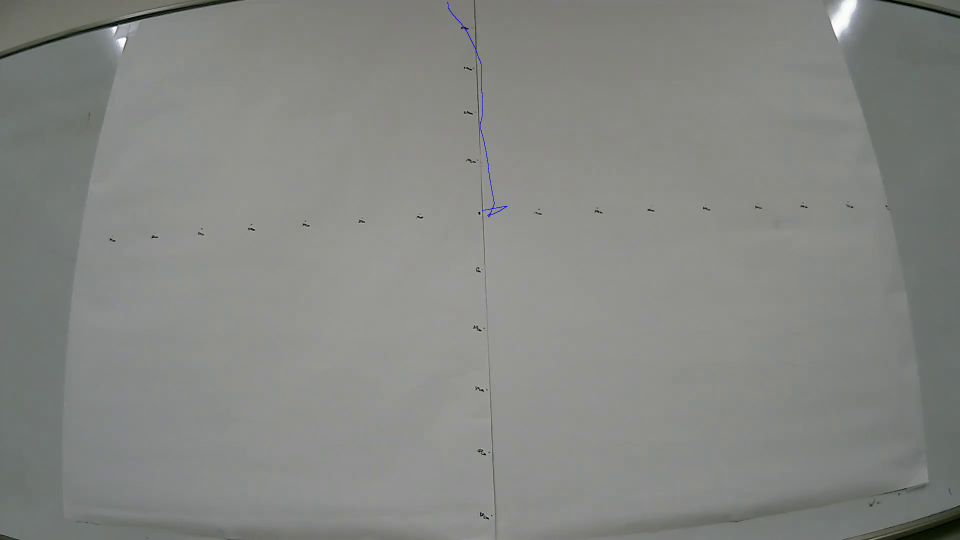
#> input picture frame 90 of src/notusinggimbal_tilt_4_26.mp4, 1920 x 1080 px, given in place of input.mp4, which was not available (shown at 1/2 size)
$ python 'import cv2.py'
#> lines starting #> are read from the running program, lines starting #| are printed output that depends on the picture; after the words box and inside, x2 and y2 are one past the last pixel; in counts of white or black regions, pixels touching at a corner belong together; pictures that were not available may be replaced by others from this repository, and a replacement may not be noted
import cv2
import csv

# 動画ファイル名と出力CSVファイル名を指定する
video_file = "input.mp4"
output_file = "output.csv"

# 動画を開く
cap = cv2.VideoCapture(video_file)

# 動画のフレームレートを取得する
fps = cap.get(cv2.CAP_PROP_FPS)

# CSVファイルに書き込むためのリストを初期化する
data = []

# 動く点の輪郭を検出するための閾値を設定する
threshold_value = 50

# 初期位置を取得する
ret, frame = cap.read()
#> frame is the input picture: shape (1080, 1920, 3); mean B, G, R 131.9, 134.6, 133.2
if not ret:
    print("Failed to read video file")
    exit()
init_pos = (x, y) = (0, 0)  # ここを初期位置に設定する

# 時間をカウントするための変数を初期化する
time = 0

# 動画を読み込みながら1秒ごとに動く点の座標を取得する
while True:
    ret, frame = cap.read()
    if not ret:
        break

    # ここに動く点を検出する処理を実装する
    # 動画のフレームから動く点の座標を取得する
    # グレースケールに変換する
    gray = cv2.cvtColor(frame, cv2.COLOR_BGR2GRAY)

    # 2値化する
    _, binary = cv2.threshold(gray, threshold_value, 255, cv2.THRESH_BINARY)
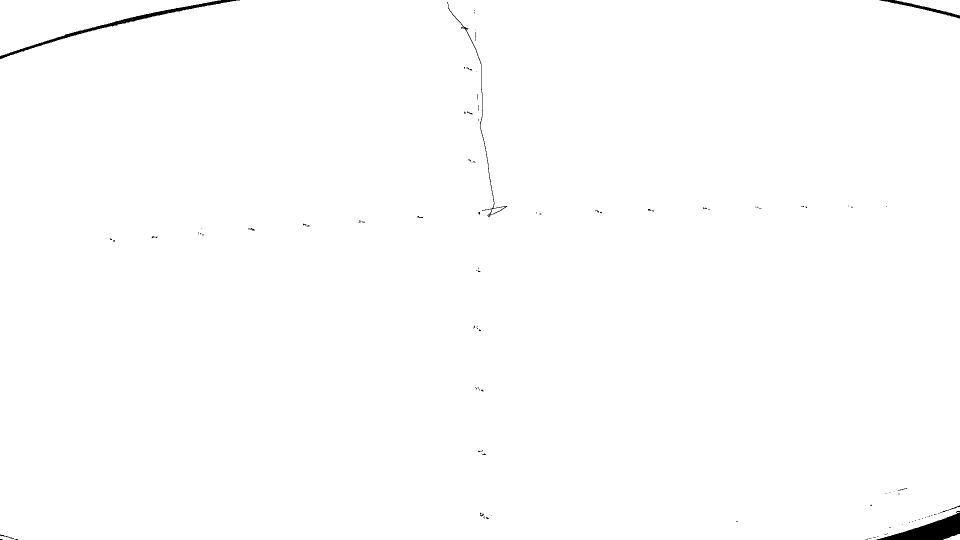
#> binary: shape (1080, 1920) (shown at 1/2 size); 99.5% white; 109 black regions (98 under 20 px)

    # 輪郭を検出する
    contours, hierarchy = cv2.findContours(binary, cv2.RETR_EXTERNAL, cv2.CHAIN_APPROX_SIMPLE)
#> contours = 9 contours, 5 with area under 20; largest, box (x1, y1, x2, y2) and area: (0, 0, 1920, 1080) 2038491, (0, 0, 442, 112) 21333, (1790, 0, 1920, 31) 1815, (1886, 1068, 1920, 1080) 188

    # 輪郭から動く点の座標を抽出する
    if len(contours) > 0:
        contour = max(contours, key=cv2.contourArea)
#> contour = contour of 488 points, box (x1, y1, x2, y2) (0, 0, 1920, 1080), area 2038491
        M = cv2.moments(contour)
#> M = moments, m00 2038491, centre m10/m00, m01/m00 = (966.2, 545.2)
        if M["m00"] > 0:
            x = int(M["m10"] / M["m00"])
#> x = 966
            y = int(M["m01"] / M["m00"])
#> y = 545

    pos = (x,y)
#> pos = (966, 545)

    # 時間が1秒経過したらCSVファイルに座標を書き込む
    if time % fps == 0:
        print(x,y)
#| 966 545
        data.append([time / fps, pos[0] - init_pos[0], pos[1] - init_pos[1]])

    # 時間を更新する
    time += 1

# CSVファイルにデータを書き込む
with open(output_file, "w", newline="") as f:
    writer = csv.writer(f)
    writer.writerow(["time", "x", "y"])
    writer.writerows(data)

# プログラムを終了する
cap.release()
cv2.destroyAllWindows()

$ run again, starting later in the video
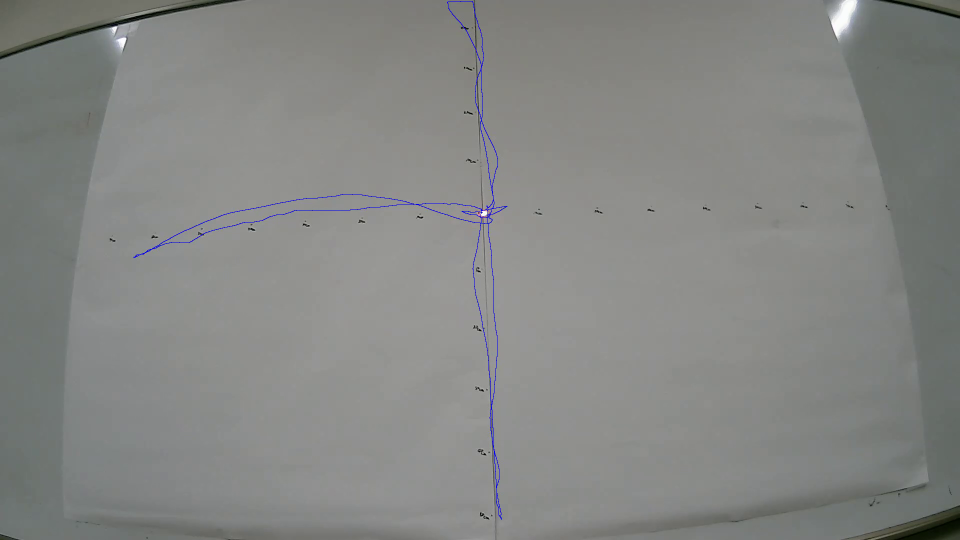
#> input picture frame 407 of src/notusinggimbal_tilt_4_26.mp4, 1920 x 1080 px, given in place of input.mp4, which was not available (shown at 1/2 size)
#> frame is the input picture: shape (1080, 1920, 3); mean B, G, R 131.8, 134.1, 132.7
#> `_, binary = cv2.threshold(gray, threshold_value, 255, cv2.THRESH_BINARY)`:
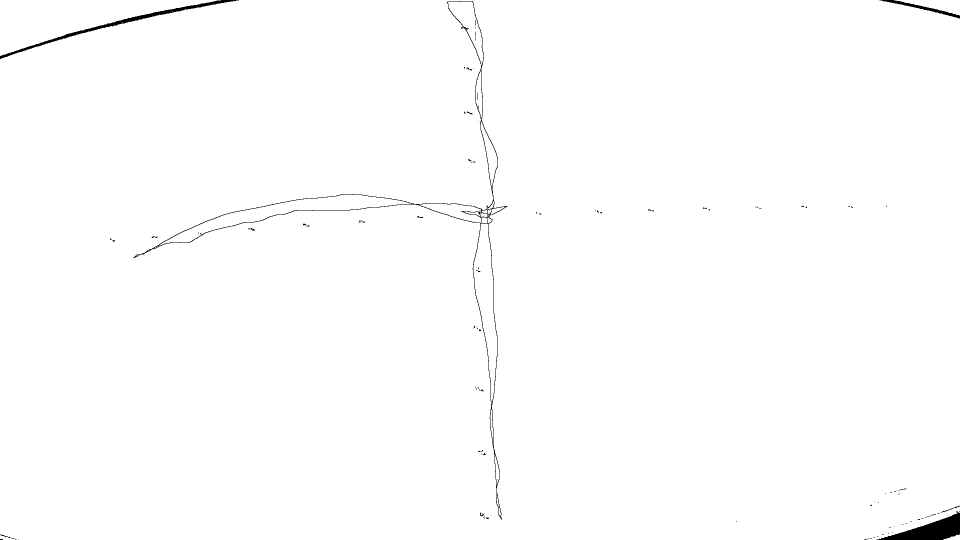
#> binary: shape (1080, 1920) (shown at 1/2 size); 99.4% white; 106 black regions (96 under 20 px)
#> contours = 7 contours, 3 with area under 20; largest, box (x1, y1, x2, y2) and area: (0, 0, 1920, 1080) 2038540, (0, 0, 442, 112) 21346, (1788, 0, 1920, 31) 1819, (1887, 1069, 1920, 1080) 170
#> contour = contour of 488 points, box (x1, y1, x2, y2) (0, 0, 1920, 1080), area 2038540
#> M = moments, m00 2038540, centre m10/m00, m01/m00 = (966.1, 545.2)
#> x = 966
#> y = 545
#> pos = (966, 545)
#| 966 545

$ run again, starting later in the video
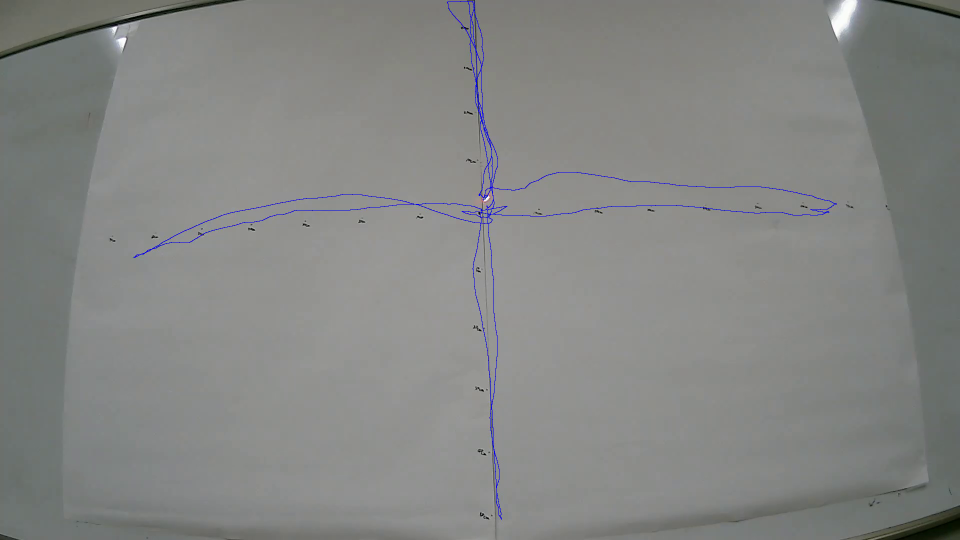
#> input picture frame 724 of src/notusinggimbal_tilt_4_26.mp4, 1920 x 1080 px, given in place of input.mp4, which was not available (shown at 1/2 size)
#> frame is the input picture: shape (1080, 1920, 3); mean B, G, R 131.8, 133.8, 132.4
#> `_, binary = cv2.threshold(gray, threshold_value, 255, cv2.THRESH_BINARY)`:
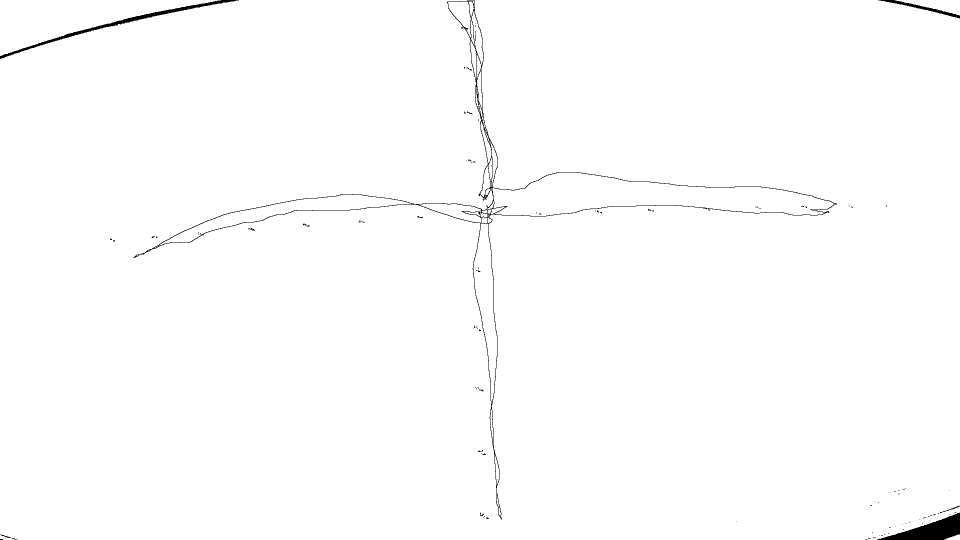
#> binary: shape (1080, 1920) (shown at 1/2 size); 99.2% white; 109 black regions (99 under 20 px)
#> contours = 5 contours, 1 with area under 20; largest, box (x1, y1, x2, y2) and area: (0, 0, 1920, 1080) 2038500, (0, 0, 442, 112) 21342, (1789, 0, 1920, 31) 1825, (1888, 1069, 1920, 1080) 168
#> contour = contour of 484 points, box (x1, y1, x2, y2) (0, 0, 1920, 1080), area 2038500
#> M = moments, m00 2038500, centre m10/m00, m01/m00 = (966.1, 545.2)
#> x = 966
#> y = 545
#> pos = (966, 545)
#| 966 545
